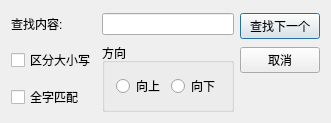
<?xml version="1.0" encoding="UTF-8"?>
<ui version="4.0">
 <class>QFindDlg</class>
 <widget class="QDialog" name="QFindDlg">
  <property name="geometry">
   <rect>
    <x>0</x>
    <y>0</y>
    <width>282</width>
    <height>82</height>
   </rect>
  </property>
  <property name="windowTitle">
   <string>查找</string>
  </property>
  <layout class="QGridLayout" name="gridLayout">
   <item row="0" column="0">
    <widget class="QLabel" name="label">
     <property name="text">
      <string>查找内容:</string>
     </property>
    </widget>
   </item>
   <item row="0" column="1">
    <widget class="QLineEdit" name="lineEditContent"/>
   </item>
   <item row="0" column="2" rowspan="2">
    <layout class="QVBoxLayout" name="verticalLayout">
     <item>
      <widget class="QPushButton" name="pushButtonFindNext">
       <property name="text">
        <string>查找下一个</string>
       </property>
      </widget>
     </item>
     <item>
      <widget class="QPushButton" name="pushButtonCancel">
       <property name="text">
        <string>取消</string>
       </property>
      </widget>
     </item>
    </layout>
   </item>
   <item row="1" column="0">
    <widget class="QCheckBox" name="checkBoxCaseSensitive">
     <property name="text">
      <string>区分大小写</string>
     </property>
    </widget>
   </item>
   <item row="1" column="1" rowspan="2">
    <widget class="QGroupBox" name="groupBox">
     <property name="title">
      <string>方向</string>
     </property>
     <layout class="QHBoxLayout" name="horizontalLayout">
      <item>
       <widget class="QRadioButton" name="radioButtonUp">
        <property name="text">
         <string>向上</string>
        </property>
       </widget>
      </item>
      <item>
       <widget class="QRadioButton" name="radioButtonDown">
        <property name="text">
         <string>向下</string>
        </property>
       </widget>
      </item>
     </layout>
    </widget>
   </item>
   <item row="2" column="0">
    <widget class="QCheckBox" name="checkBoxWholeWord">
     <property name="text">
      <string>全字匹配</string>
     </property>
    </widget>
   </item>
  </layout>
 </widget>
 <layoutdefault spacing="6" margin="11"/>
 <resources/>
 <connections>
  <connection>
   <sender>pushButtonCancel</sender>
   <signal>clicked()</signal>
   <receiver>QFindDlg</receiver>
   <slot>reject()</slot>
   <hints>
    <hint type="sourcelabel">
     <x>248</x>
     <y>47</y>
    </hint>
    <hint type="destinationlabel">
     <x>257</x>
     <y>68</y>
    </hint>
   </hints>
  </connection>
 </connections>
</ui>
